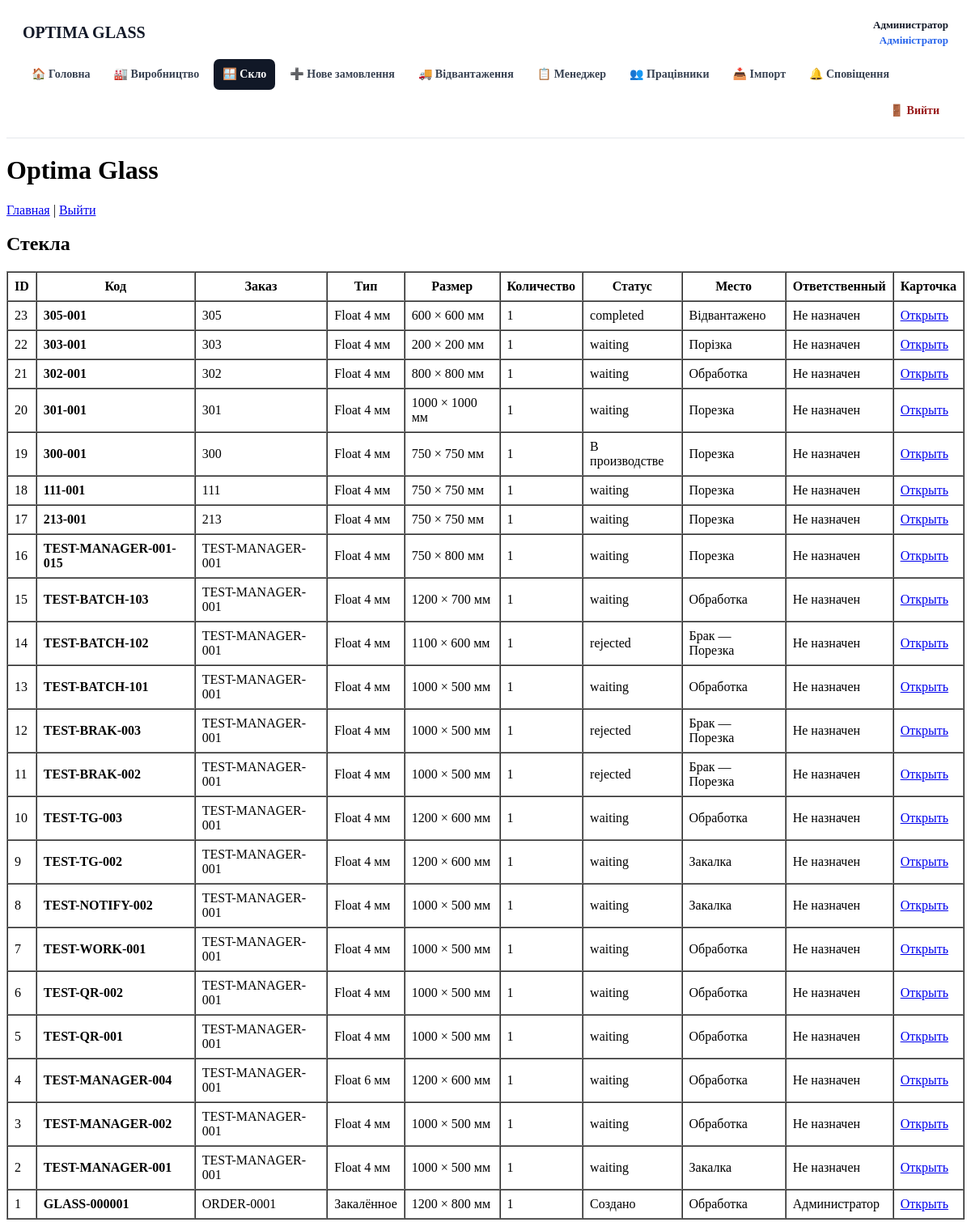
Before: /glasses.php (signed in) with the older database file.
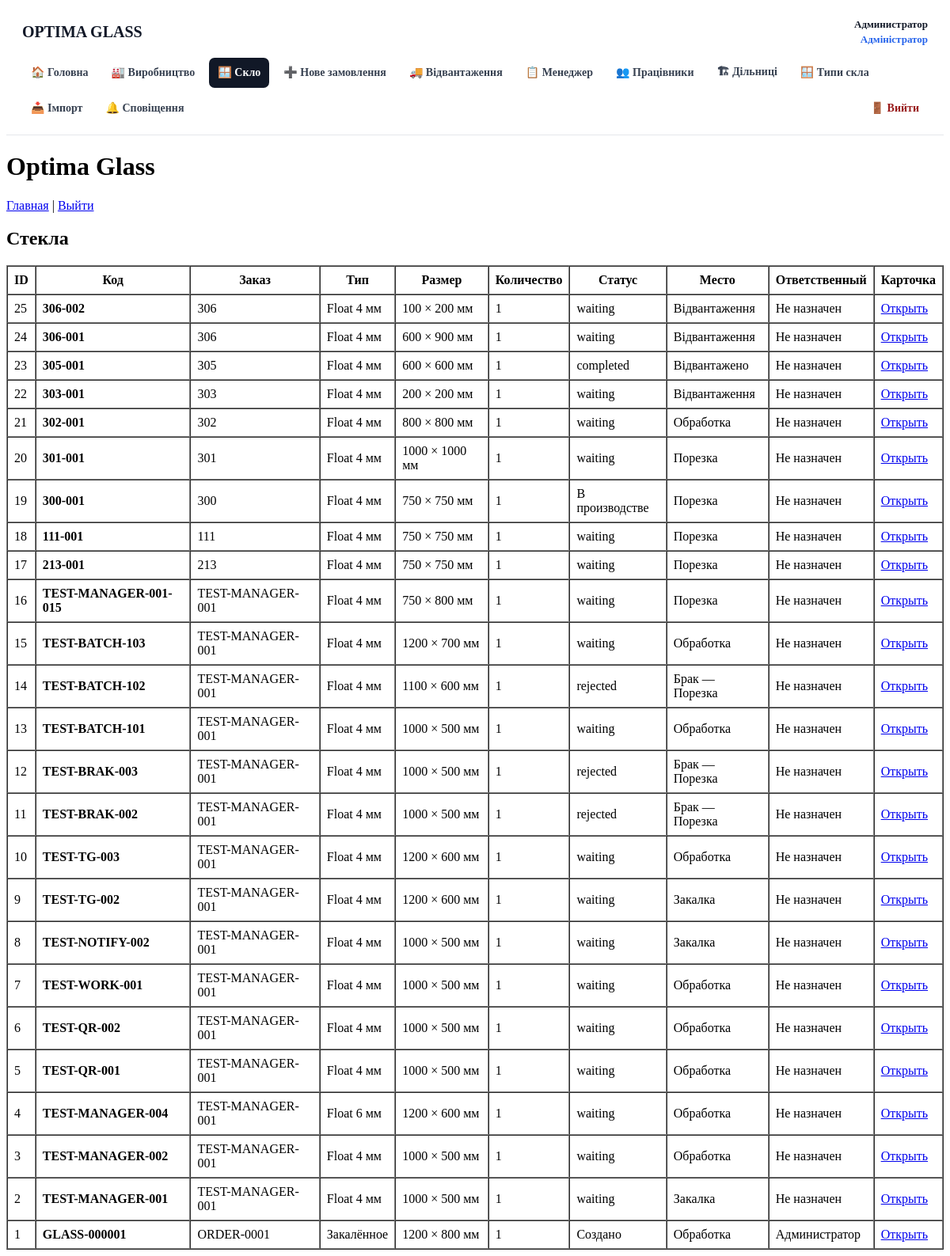
After: the same page with the newer database file.
### tables this page shows
CREATE TABLE users (
        id INTEGER PRIMARY KEY AUTOINCREMENT,
        name TEXT NOT NULL,
        email TEXT NOT NULL UNIQUE,
        password TEXT NOT NULL,
        role TEXT NOT NULL DEFAULT 'employee',
        active INTEGER NOT NULL DEFAULT 1,
        created_at TEXT NOT NULL DEFAULT CURRENT_TIMESTAMP
    , stage_id INTEGER REFERENCES production_stages(id));

CREATE TABLE glasses (
        id INTEGER PRIMARY KEY AUTOINCREMENT,
        code TEXT NOT NULL UNIQUE,
        order_number TEXT,
        glass_type TEXT,
        width INTEGER,
        height INTEGER,
        quantity INTEGER NOT NULL DEFAULT 1,
        status TEXT NOT NULL DEFAULT 'created',
        current_location TEXT,
        employee_id INTEGER,
        comment TEXT,
        created_at TEXT NOT NULL DEFAULT CURRENT_TIMESTAMP,
        updated_at TEXT NOT NULL DEFAULT CURRENT_TIMESTAMP, order_id INTEGER, order_item_id INTEGER, thickness REAL, route_id INTEGER, current_step_id INTEGER,
        FOREIGN KEY (employee_id) REFERENCES users(id)
    );

### src/auth.php (called while the page is built, shortened)
<?php
require_once __DIR__ . '/db.php';
function current_user(): ?array
{
    global $db;
    $stmt = $db->prepare("
        SELECT
            u.id,
            u.name,
            u.email,
            u.role,
            u.active,
            u.stage_id,
            ps.name AS stage_name
        FROM users u
        LEFT JOIN production_stages ps
            ON ps.id = u.stage_id
        WHERE u.id = :id
          AND u.active = 1
        LIMIT 1
    ");
    $stmt->execute([
        ':id' => (int) $_SESSION['user_id'],
    ]);
    $user = $stmt->fetch(PDO::FETCH_ASSOC);
    return $user;
}
function require_user(): array
{
    $user = current_user();
    return $user;
}

### public/glasses.php (the view, shortened to what this page needs)
<?php
require __DIR__ . '/../src/auth.php';
$user = require_user();
$stmt = $db->query("
    SELECT
        g.id,
        g.code,
        g.order_number,
        g.glass_type,
        g.width,
        g.height,
        g.quantity,
        g.status,
        g.current_location,
        g.created_at,
        u.name AS employee_name
    FROM glasses g
    LEFT JOIN users u ON u.id = g.employee_id
    ORDER BY g.id DESC
");
$glasses = $stmt->fetchAll();
function statusLabel(string $status): string
{
    return match ($status) {
        'created' => 'Создано',
        'production' => 'В производстве',
        'ready' => 'Готово',
        'warehouse' => 'На складе',
        'delivery' => 'Доставляется',
        'installed' => 'Установлено',
        'cancelled' => 'Отменено',
        default => $status,
    };
}
?>
<!DOCTYPE html>
<html lang="ru">
<head>
</head>
<body>
    <?php require __DIR__ . '/../src/partials/header.php'; ?>
    <h1>Optima Glass</h1>
    <p>
        <a href="/">Главная</a> |
        <a href="/logout.php">Выйти</a>
    </p>
    <h2>Стекла</h2>
    <?php if (!$glasses): ?>
        <p>Стекол пока нет.</p>
    <?php else: ?>
        <table border="1" cellpadding="8" cellspacing="0">
            <thead>
                <tr>
                    <th>ID</th>
                    <th>Код</th>
                    <th>Заказ</th>
                    <th>Тип</th>
                    <th>Размер</th>
                    <th>Количество</th>
                    <th>Статус</th>
                    <th>Место</th>
                    <th>Ответственный</th>
                    <th>Карточка</th>
                </tr>
            </thead>
            <tbody>
                <?php foreach ($glasses as $glass): ?>
                    <tr>
                        <td><?= (int) $glass['id'] ?></td>
                        <td>
                            <strong>
                                <?= htmlspecialchars($glass['code'], ENT_QUOTES, 'UTF-8') ?>
                            </strong>
                        </td>
                        <td>
                            <?= htmlspecialchars($glass['order_number'] ?? '', ENT_QUOTES, 'UTF-8') ?>
                        </td>
                        <td>
                            <?= htmlspecialchars($glass['glass_type'] ?? '', ENT_QUOTES, 'UTF-8') ?>
                        </td>
                        <td>
                            <?= (int) $glass['width'] ?> × <?= (int) $glass['height'] ?> мм
                        </td>
                        <td>
                            <?= (int) $glass['quantity'] ?>
                        </td>
                        <td>
                            <?= htmlspecialchars(statusLabel($glass['status']), ENT_QUOTES, 'UTF-8') ?>
                        </td>
                        <td>
                            <?= htmlspecialchars($glass['current_location'] ?? '', ENT_QUOTES, 'UTF-8') ?>
                        </td>
                        <td>
                            <?= htmlspecialchars($glass['employee_name'] ?? 'Не назначен', ENT_QUOTES, 'UTF-8') ?>
                        </td>
                        <td>
                            <a href="/glass.php?code=<?= urlencode($glass['code']) ?>">
                                Открыть
                            </a>
                        </td>
                    </tr>
                <?php endforeach; ?>
            </tbody>
        </table>
    <?php endif; ?>
</body>
</html>

### src/partials/header.php (shortened to what this page needs)
<?php
require_once __DIR__ . '/../auth.php';
require_once __DIR__ . '/../permissions.php';
$headerUser =
    isset($user) && is_array($user)
        ? $user
        : current_user();
$currentPage = basename(
    $_SERVER['PHP_SELF'] ?? ''
);
$headerRole = $headerUser['role'] ?? '';
$headerRoleLabels = [
    'superadmin'      => 'Суперадміністратор',
    'admin'           => 'Адміністратор',
    'manager'         => 'Менеджер',
    'section_manager' => 'Начальник дільниці',
    'employee'        => 'Працівник',
];
if (!function_exists('headerActive')) {
    function headerActive(
        string $page,
        string $currentPage
    ): string {
        return $page === $currentPage
            ? 'nav-active'
            : '';
    }
}
if (!function_exists('headerMenuItem')) {
    function headerMenuItem(
        string $url,
        string $label,
        string $page,
        string $currentPage,
        bool $allowed = true,
        string $extraClass = ''
    ): void {
        if (!$allowed) {
            return;
        }
        $classes = trim(
            headerActive(
                $page,
                $currentPage
            )
            . ' '
            . $extraClass
        );
        ?>
        <a
            href="<?= htmlspecialchars(
                $url,
                ENT_QUOTES,
                'UTF-8'
            ) ?>"
            class="<?= htmlspecialchars(
                $classes,
                ENT_QUOTES,
                'UTF-8'
            ) ?>"
        >
            <?= htmlspecialchars(
                $label,
                ENT_QUOTES,
                'UTF-8'
            ) ?>
        </a>
        <?php
    }
}
?>
<header class="app-header">
    <div class="app-header-inner">
        <div class="app-topbar">
            <a
                href="/"
                class="app-brand"
            >
                OPTIMA GLASS
            </a>
            <?php if ($headerUser): ?>
                <div class="app-user">
                    <strong>
                        <?= htmlspecialchars(
                            $headerUser['name'] ?? '',
                            ENT_QUOTES,
                            'UTF-8'
                        ) ?>
                    </strong>
                    <br>
                    <span class="app-user-role">
                        <?= htmlspecialchars(
                            $headerRoleLabels[$headerRole]
                                ?? $headerRole,
                            ENT_QUOTES,
                            'UTF-8'
                        ) ?>
                    </span>
                </div>
            <?php endif; ?>
        </div>
        <?php if ($headerUser): ?>
            <nav class="app-nav">
                <?php
                if ($headerRole === 'superadmin') {
                    headerMenuItem(
                        '/',
                        '🏠 Головна',
                        'index.php',
                        $currentPage
                    );
                    headerMenuItem(
                        '/production.php',
                        '🏭 Виробництво',
                        'production.php',
                        $currentPage,
                        can(
                            'production.view',
                            $headerUser
                        )
                    );
                    headerMenuItem(
                        '/glasses.php',
                        '🪟 Скло',
                        'glasses.php',
                        $currentPage,
                        can(
                            'glass.view',
                            $headerUser
                        )
                    );
                    headerMenuItem(
                        '/glass_create.php',
                        '➕ Нове замовлення',
                        'glass_create.php',
                        $currentPage,
                        can(
                            'glass.create',
                            $headerUser
                        )
                    );
                    headerMenuItem(
                        '/shipping.php',
                        '🚚 Відвантаження',
                        'shipping.php',
                        $currentPage,
                        can(
                            'production.ship',
                            $headerUser
                        ),
                        'shipping-link'
                    );
                    headerMenuItem(
                        '/manager.php',
                        '📋 Менеджер',
                        'manager.php',
                        $currentPage,
                        can(
                            'orders.start_production',
                            $headerUser
                        )
                    );
                    headerMenuItem(
                        '/employees.php',
                        '👥 Працівники',
                        'employees.php',
                        $currentPage,
                        can(
                            'employees.view',
                            $headerUser
                        )
                    );
                    headerMenuItem(
                        '/roles.php',
                        '🔐 Ролі',
                        'roles.php',
                        $currentPage,
                        can(
                            'system.roles',
                            $headerUser
                        )
                    );
                    headerMenuItem(
                        '/user_permissions.php',
                        '🛡 Права',
                        'user_permissions.php',
                        $currentPage,
                        can(
                            'user_permissions.manage',
                            $headerUser
                        )
                    );
                    headerMenuItem(
                        '/admin/stages.php',
                        '🏗 Дільниці',
                        'stages.php',
                        $currentPage,
                        can(
                            'system.settings',
                            $headerUser
                        )
                    );
                    headerMenuItem(
                        '/admin/glass_types.php',
                        '🪟 Типи скла',
                        'glass_types.php',
                        $currentPage,
                        can(
                            'system.settings',
                            $headerUser
                        )
                    );
                    headerMenuItem(
                        '/admin/import.php',
                        '📥 Імпорт',
                        'import.php',
                        $currentPage,
                        can(
                            'orders.create',
                            $headerUser
                        )
                    );
                    headerMenuItem(
                        '/notifications.php',
                        '🔔 Сповіщення',
                        'notifications.php',
                        $currentPage,
                        can(
                            'notifications.view',
                            $headerUser
                        )
                    );
                }
                elseif ($headerRole === 'admin') {
                    headerMenuItem(
                        '/',
                        '🏠 Головна',
                        'index.php',
                        $currentPage
                    );
                }
                ?>
                <a
                    href="/logout.php"
                    class="logout-link"
                >
                    🚪 Вийти
                </a>
            </nav>
        <?php endif; ?>
    </div>
</header>

### src/partials/header.php (style rules this page uses)
.app-header { background: #ffffff; border-bottom: 1px solid #e5e7eb; }
.app-header-inner { max-width: 1400px; margin: 0 auto; padding: 14px 20px; }
.app-topbar { display: flex; justify-content: space-between; align-items: center; gap: 20px; }
.app-brand { color: #111827; text-decoration: none; font-size: 20px; font-weight: 800; white-space: nowrap; }
.app-user { color: #6b7280; font-size: 13px; text-align: right; line-height: 1.45; }
.app-user strong { color: #111827; }
.app-user-role { color: #2563eb; font-weight: 600; }
.app-nav { display: flex; flex-wrap: wrap; gap: 7px; margin-top: 13px; }
.app-nav a { display: inline-flex; align-items: center; min-height: 38px; padding: 0 11px; border-radius: 7px; color: #374151; text-decoration: none; font-size: 14px; font-weight: 600; transition: background .15s ease, color .15s ease; }
.app-nav a.nav-active { background: #111827; color: #ffffff; }
.app-nav .logout-link { color: #991b1b; margin-left: auto; }
.app-nav .shipping-link { font-weight: 700; }

Changed rows visible on the page:
added glasses: id "25", code "306-002", order_number "306", glass_type "Float 4 мм", width "100", height "200", quantity "1", status "waiting", current_location "Відвантаження", employee_name "Не назначен"
added glasses: id "24", code "306-001", order_number "306", glass_type "Float 4 мм", width "600", height "900", quantity "1", status "waiting", current_location "Відвантаження", employee_name "Не назначен"
changed glasses id 22: current_location "Порізка" → "Відвантаження"
Other visible differences:
$label: "🏠 Головна 🏭 Виробництво 🪟 Скло ➕ Нове замовлення 🚚 Відвантаження 📋 Менеджер 👥 Працівники 📥 Імпорт 🔔 Сповіщення" → "🏠 Головна 🏭 Виробництво 🪟 Скло ➕ Нове замовлення 🚚 Відвантаження 📋 Менеджер 👥 Працівники 🏗 Дільниці 🪟 Типи скла 📥 Імпорт 🔔 Сповіщення"
